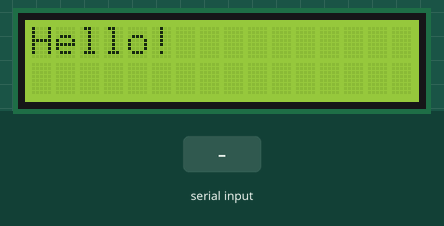
The sketch below on a simulated Arduino Uno, built with avr-gcc and run on an emulated ATmega328P. Shown: 16×2 character LCD. The test bench sets the inputs (shaded band). What the sketch prints to the serial monitor is not drawn.

Above: at 1.2 s.
1.3 s: "30,150\n" received over Serial
At 3.2 s:
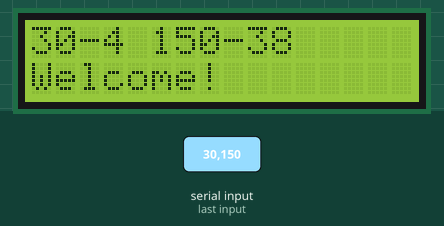
3.5 s: "e90\n" received over Serial
5.0 s: "a,45\n" received over Serial
At 6.1 s:
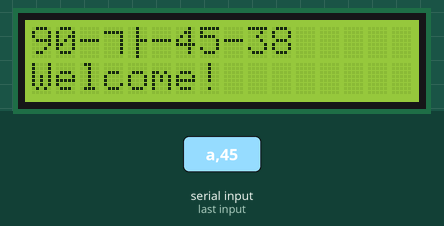
Timing chart, 0 to 8.0 s (numbered marks = the images above; inputs shaded):
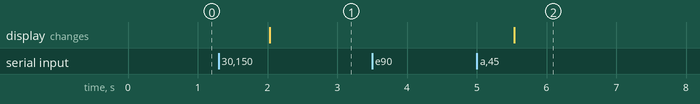

The sketch:

ifSerialTest02.ino
```cpp
#include <SoftwareSerial.h>
#include<LiquidCrystal_I2C.h>
#include<Wire.h>

LiquidCrystal_I2C lcd(0x3F,16,2); //LCD 클래스 초기화

char cmd;
int cmdvalue;
int cnt=0;
int allnum[7];
char cmd_h;
boolean state=false;
boolean errorstate=false;
const unsigned long TimeOut = 10;

byte giyuk[] = {
  B00000,
  B11111,
  B00001,
  B00001,
  B00001,
  B00001,
  B00001,
  B00000
};

byte nieun[] = {
  B00000,
  B10000,
  B10000,
  B10000,
  B10000,
  B10000,
  B11111,
  B00000
};

byte ah[] = {
  B00100,
  B00100,
  B00100,
  B00111,
  B00100,
  B00100,
  B00100,
  B00100
};

void setup() {
  // 시리얼 통신 시작 (boadrate: 9600)
  Serial.begin(9600);
  lcd.init();
  lcd.backlight();
  lcd.clear();
  lcd.print("Hello!");
  lcd.createChar(0,giyuk);
  lcd.createChar(1,nieun);
  lcd.createChar(2,ah);
}

void loop() {

  check();
  //wtf();
  if(state==true){
    lcdprint();
    state=false;
  }else if(errorstate==true){
    errorlcdprint();
    errorstate=false;
  }

}

void check(){
  do
  {
    if(cnt==7){
      break;
    }
    if(Serial.available()){
      cmd = Serial.read();
      if(cmd=='e'){
        Serial.println("다시 찍어야하니까 ㄱㄷ");
        break;
      }
      else if(cmd=='a')
      {
        Serial.println("가 입력 받음 ㅋㅋ");
        cmd_h=cmd;
        delay(100);
      }
      else if(cmd=='n')
      {
        Serial.println("나 입력 받음 ㅋㅋ");
        cmd_h=cmd;
        delay(100);
      }
      else
      {
        cmdvalue=cmd-'0';
        allnum[cnt]=cmdvalue;
        cnt++;
        Serial.println(cmdvalue);
        delay(100);
      }
    }
  }while(cmd!='!');
  cnt=0;
  state=true;
}

void lcdprint(){
  lcd.clear();
  for(int i=0;i<=2;i++)
  {
    lcd.setCursor(i,0);
    lcd.print(allnum[i]);
  }
  if(cmd_h=='a'){
    lcd.setCursor(3,0);
    lcd.write(0);
    lcd.setCursor(4,0);
    lcd.write(2);
  }else if(cmd_h=='n'){
    lcd.setCursor(3,0);
    lcd.write(1);
    lcd.setCursor(4,0);
    lcd.write(1);
  }
  lcd.setCursor(5,0);
  int j=3;
  for(int i=5;i<=8;i++)
  {
    lcd.setCursor(i,0);
    lcd.print(allnum[j]);
    j++;
  }
  lcd.setCursor(0,1);
  lcd.print("Welcome!");
}

void errorlcdprint(){
  lcd.clear();
  lcd.print("wait...");
}
//void wtf() {
//  int first[3] = {1,2,3};
//  for(int i=0;i<=2;i++)
//  {
//    lcd.setCursor(i,0);
//    lcd.print(first[i]);
//  }
//
//  lcd.printHangul(L"가",3,1);
//  lcd.setCursor(5,0);
//  int second[4] = {4,5,6,7};
//  int j=0;
//  for(int i=5;i<=8;i++)
//  {
//    lcd.setCursor(i,0);
//    lcd.print(second[j]);
//    j++;
//  }
//  lcd.setCursor(0,1);
//  lcd.print("Welcome!");
//}
```

Measured:
- after the input at 1.3 s, the display: changes after 0.73 s (image 1)
- after the input at 3.5 s, every drawn part: stays the same
- after the input at 5.0 s, the display: changes after 0.54 s (image 2)
